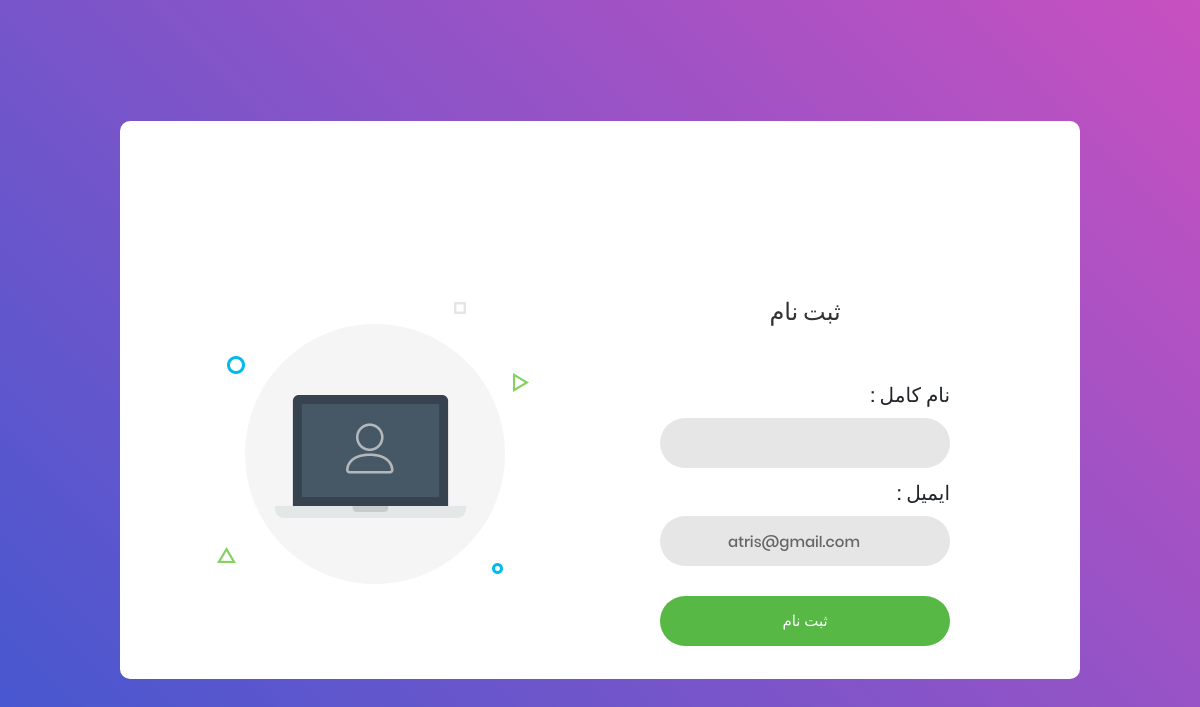
Before: /edit-profile (signed in) with the older database file.
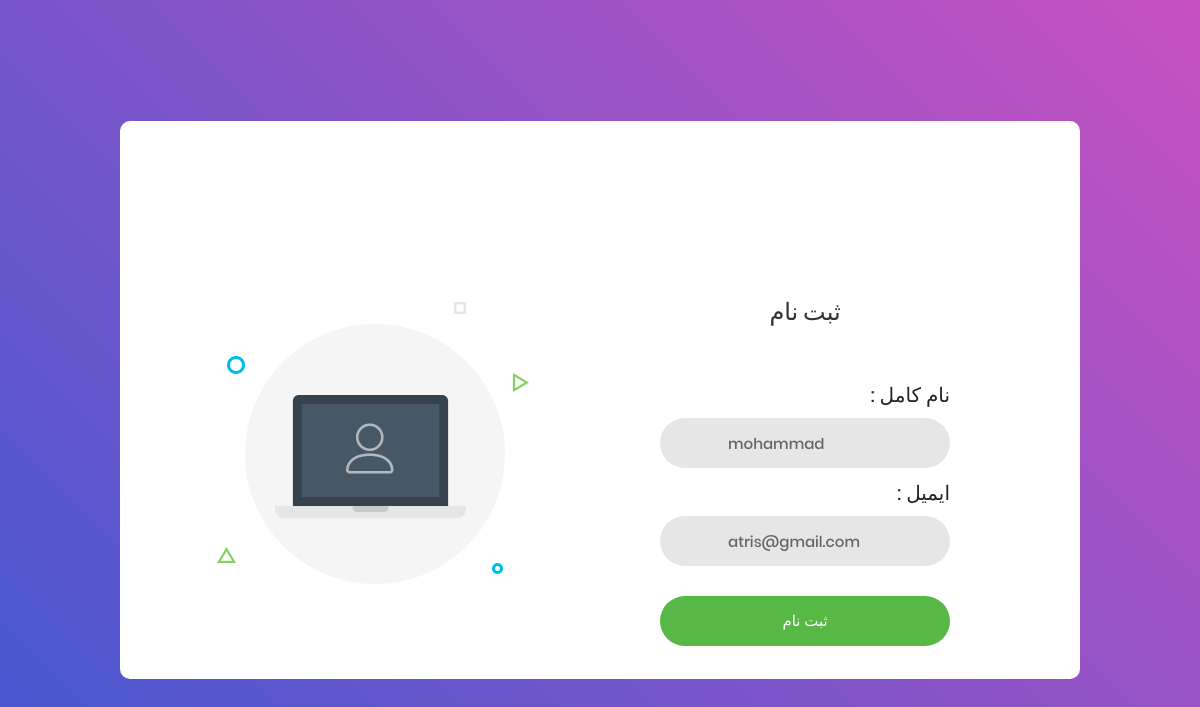
After: the same page with the newer database file.
### account_app/models.py (models this page shows, shortened)
class User(AbstractBaseUser):
    email = models.EmailField(
        verbose_name='email address',
        max_length=255,
        unique=True,
    )
    fullname = models.CharField(max_length=100, verbose_name='نام کامل')
    date_of_birth = models.DateField(null=True, blank=True)
    date_of_joind = models.DateField(auto_now_add=True)
    is_active = models.BooleanField(default=True)
    is_admin = models.BooleanField(default=False)
    objects = UserManager()
    USERNAME_FIELD = 'email'
    REQUIRED_FIELDS = []

### account_app/views.py (the view)
# urls.py: path('edit-profile', views.user_edit_profile, name='user_edit_profile'),
def user_edit_profile(request):
    if not request.user.is_authenticated:
        messages.error(request, 'وارد شوید')
        return redirect('login')
    if request.method == 'POST':
        form = UserEditProfile(instance=request.user, data=request.POST)
        if form.is_valid():
            form.save()
            return redirect('user_edit_profile')
    form = UserEditProfile(instance=request.user)
    return render(request, 'account_app/edit_profile.html', {'form': form})

### account_app/forms.py
class UserEditProfile(forms.ModelForm):
    class Meta:
        model = User
        fields = ('fullname', 'email',)

### account_app/templates/account_app/edit_profile.html (shortened to what this page needs)
{% load static %}
{% load widget_tweaks %}
<!DOCTYPE html>
<html lang="en">
<head>
    <link rel="stylesheet" type="text/css" href="{% static 'account_app/vendor/bootstrap/css/bootstrap.min.css' %}">
    <link rel="stylesheet" type="text/css"
          href="{% static 'account_app/fonts/font-awesome-4.7.0/css/font-awesome.min.css' %}">
    <link rel="stylesheet" type="text/css" href="{% static 'account_app/vendor/animate/animate.css' %}">
    <link rel="stylesheet" type="text/css" href="{% static 'account_app/vendor/css-hamburgers/hamburgers.min.css' %}">
    <link rel="stylesheet" type="text/css" href="{% static 'account_app/vendor/select2/select2.min.css' %}">
    <link rel="stylesheet" type="text/css" href="{% static 'account_app/css/util.css' %}">
    <link rel="stylesheet" type="text/css" href="{% static 'account_app/css/main.css' %}">
</head>
<body>
<div class="limiter">
    <div class="container-login100">
        <div class="wrap-login100">
            <div class="login100-pic js-tilt" data-tilt>
                <img src="{% static 'account_app/images/img-01.png' %}" alt="IMG">
            </div>
            <form method="post" action="{% url 'user_edit_profile' %}" class="login100-form validate-form">
					<span class="login100-form-title">
						ثبت نام
					</span>
                {% for foo in form %}
                    <div class="wrap-input100 validate-input" data-validate="Password is required">
                        {% if foo.label == 'Email address' %}
                            <label style="font-size: 20px;float: right" for=""> : ایمیل</label>
                        {% elif foo.label == 'نام کامل' %}
                            <label style="font-size: 20px;float: right" for=""> : نام کامل</label>
                        {% endif %}
                        {{ foo|add_class:"input100" }}
                        <span class="focus-input100"></span>
                    </div>
                {% endfor %}
                <div class="container-login100-form-btn">
                    <button class="login100-form-btn">
                        ثبت نام
                    </button>
                </div>
            </form>
        </div>
    </div>
</div>
</body>
</html>

Changed rows visible on the page:
changed User "atris@gmail.com": fullname (not shown) → "mohammad"
